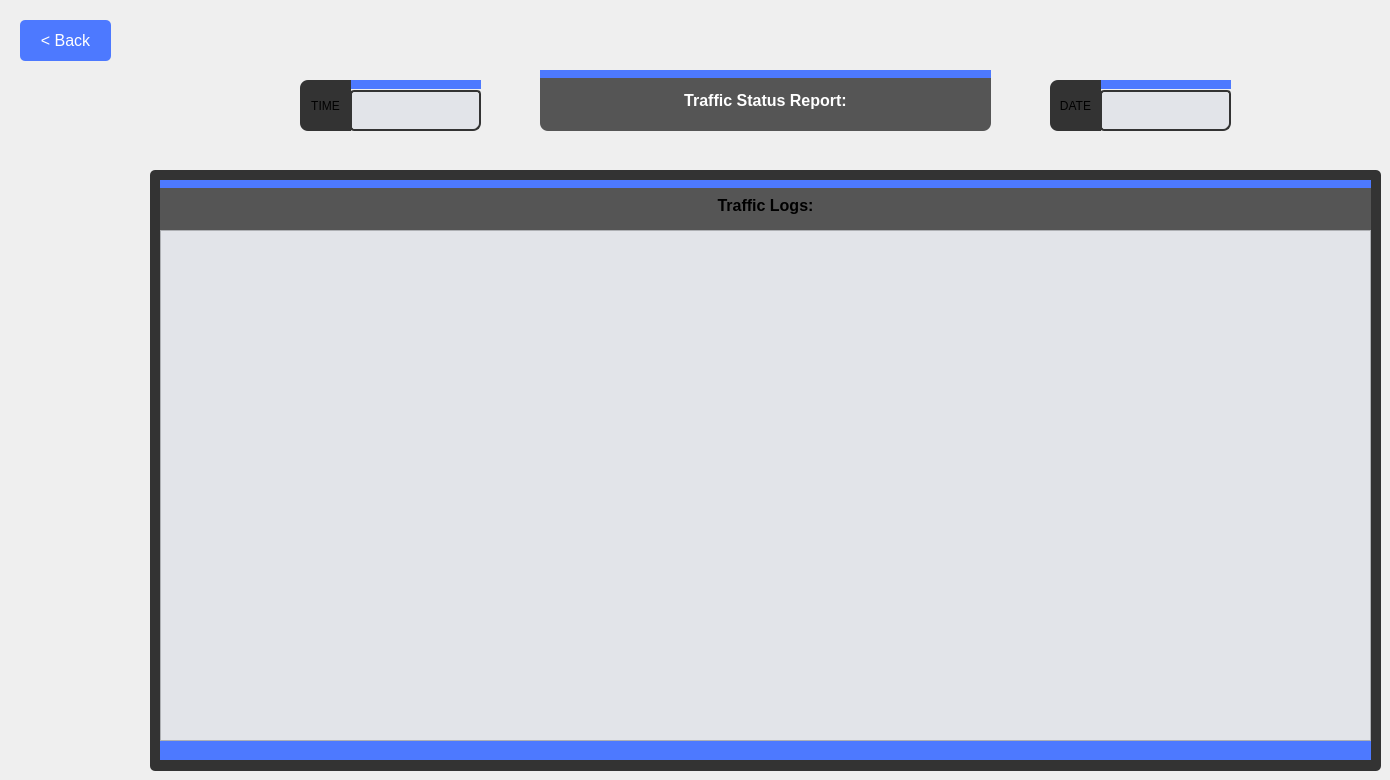
      <widget class="QWidget" name="page_1">
       <widget class="QPushButton" name="toMain">
        <property name="enabled">
         <bool>true</bool>
        </property>
        <property name="geometry">
         <rect>
          <x>20</x>
          <y>20</y>
          <width>91</width>
          <height>41</height>
         </rect>
        </property>
        <property name="font">
         <font>
          <pointsize>-1</pointsize>
         </font>
        </property>
        <property name="mouseTracking">
         <bool>true</bool>
        </property>
        <property name="autoFillBackground">
         <bool>false</bool>
        </property>
        <property name="styleSheet">
         <string notr="true">background-color: #4d79ff;
font-size: 16px;
color: white;
border-radius: 5px;</string>
        </property>
        <property name="text">
         <string>&lt; Back</string>
        </property>
       </widget>
       <widget class="QLabel" name="time">
        <property name="geometry">
         <rect>
          <x>350</x>
          <y>90</y>
          <width>131</width>
          <height>41</height>
         </rect>
        </property>
        <property name="font">
         <font>
          <pointsize>12</pointsize>
         </font>
        </property>
        <property name="styleSheet">
         <string notr="true">background-color: #e2e4e9;
color: black;
border-radius: 4px;
border: 2px solid #333;
border-bottom-right-radius: 8px;</string>
        </property>
        <property name="text">
         <string/>
        </property>
        <property name="alignment">
         <set>Qt::AlignCenter</set>
        </property>
       </widget>
       <widget class="QLabel" name="timePic">
        <property name="geometry">
         <rect>
          <x>300</x>
          <y>80</y>
          <width>51</width>
          <height>51</height>
         </rect>
        </property>
        <property name="styleSheet">
         <string notr="true">background-color: #333;
border-top-left-radius: 8px;
border-bottom-left-radius: 8px;</string>
        </property>
        <property name="text">
         <string>TIME</string>
        </property>
        <property name="alignment">
         <set>Qt::AlignCenter</set>
        </property>
       </widget>
       <widget class="QLabel" name="date">
        <property name="geometry">
         <rect>
          <x>1100</x>
          <y>90</y>
          <width>131</width>
          <height>41</height>
         </rect>
        </property>
        <property name="font">
         <font>
          <pointsize>12</pointsize>
         </font>
        </property>
        <property name="styleSheet">
         <string notr="true">background-color: #e2e4e9;
color: black;
border-radius: 4px;
border: 2px solid #333;
border-bottom-right-radius: 8px;</string>
        </property>
        <property name="text">
         <string/>
        </property>
        <property name="alignment">
         <set>Qt::AlignCenter</set>
        </property>
       </widget>
       <widget class="QLabel" name="datePic">
        <property name="geometry">
         <rect>
          <x>1050</x>
          <y>80</y>
          <width>51</width>
          <height>51</height>
         </rect>
        </property>
        <property name="font">
         <font>
          <weight>50</weight>
          <bold>false</bold>
         </font>
        </property>
        <property name="styleSheet">
         <string notr="true">background-color: #333;
border-top-left-radius: 8px;
border-bottom-left-radius: 8px;</string>
        </property>
        <property name="text">
         <string>DATE</string>
        </property>
        <property name="alignment">
         <set>Qt::AlignCenter</set>
        </property>
       </widget>
       <widget class="QLabel" name="date_2">
        <property name="geometry">
         <rect>
          <x>1100</x>
          <y>80</y>
          <width>131</width>
          <height>9</height>
         </rect>
        </property>
        <property name="font">
         <font>
          <pointsize>12</pointsize>
         </font>
        </property>
        <property name="styleSheet">
         <string notr="true">background-color: #4d79ff;</string>
        </property>
        <property name="text">
         <string/>
        </property>
       </widget>
       <widget class="QLabel" name="date_3">
        <property name="geometry">
         <rect>
          <x>350</x>
          <y>80</y>
          <width>131</width>
          <height>9</height>
         </rect>
        </property>
        <property name="font">
         <font>
          <pointsize>12</pointsize>
         </font>
        </property>
        <property name="styleSheet">
         <string notr="true">background-color: #4d79ff;</string>
        </property>
        <property name="text">
         <string/>
        </property>
       </widget>
       <widget class="QLabel" name="date_4">
        <property name="geometry">
         <rect>
          <x>540</x>
          <y>70</y>
          <width>451</width>
          <height>61</height>
         </rect>
        </property>
        <property name="font">
         <font>
          <pointsize>12</pointsize>
         </font>
        </property>
        <property name="styleSheet">
         <string notr="true">background-color: #555;
border-bottom-right-radius: 8px;
border-bottom-left-radius: 8px;</string>
        </property>
        <property name="text">
         <string>&lt;html&gt;&lt;head/&gt;&lt;body&gt;&lt;p align=&quot;center&quot;&gt;&lt;span style=&quot; font-weight:600; color:#ffffff;&quot;&gt;Traffic Status Report:&lt;/span&gt;&lt;/p&gt;&lt;/body&gt;&lt;/html&gt;</string>
        </property>
       </widget>
       <widget class="QLabel" name="date_5">
        <property name="geometry">
         <rect>
          <x>540</x>
          <y>70</y>
          <width>451</width>
          <height>8</height>
         </rect>
        </property>
        <property name="font">
         <font>
          <pointsize>12</pointsize>
         </font>
        </property>
        <property name="styleSheet">
         <string notr="true">background-color: #4d79ff;</string>
        </property>
        <property name="text">
         <string/>
        </property>
       </widget>
       <widget class="QLabel" name="dataLable2">
        <property name="geometry">
         <rect>
          <x>160</x>
          <y>740</y>
          <width>1211</width>
          <height>20</height>
         </rect>
        </property>
        <property name="font">
         <font>
          <pointsize>12</pointsize>
         </font>
        </property>
        <property name="styleSheet">
         <string notr="true">background-color: #4d79ff;</string>
        </property>
        <property name="text">
         <string/>
        </property>
       </widget>
       <widget class="QLabel" name="date_8">
        <property name="geometry">
         <rect>
          <x>160</x>
          <y>180</y>
          <width>1211</width>
          <height>51</height>
         </rect>
        </property>
        <property name="font">
         <font>
          <pointsize>12</pointsize>
         </font>
        </property>
        <property name="styleSheet">
         <string notr="true">background-color: #555;</string>
        </property>
        <property name="text">
         <string>&lt;html&gt;&lt;head/&gt;&lt;body&gt;&lt;p align=&quot;center&quot;&gt;&lt;span style=&quot; font-weight:600;&quot;&gt;Traffic Logs:&lt;/span&gt;&lt;/p&gt;&lt;/body&gt;&lt;/html&gt;</string>
        </property>
       </widget>
       <widget class="QLabel" name="dataLabel1">
        <property name="geometry">
         <rect>
          <x>160</x>
          <y>180</y>
          <width>1211</width>
          <height>8</height>
         </rect>
        </property>
        <property name="font">
         <font>
          <pointsize>12</pointsize>
         </font>
        </property>
        <property name="styleSheet">
         <string notr="true">background-color: #4d79ff;</string>
        </property>
        <property name="text">
         <string/>
        </property>
       </widget>
       <widget class="QLabel" name="label3_emp_12">
        <property name="geometry">
         <rect>
          <x>150</x>
          <y>170</y>
          <width>1231</width>
          <height>601</height>
         </rect>
        </property>
        <property name="styleSheet">
         <string notr="true">background-color: #333;
border-radius: 5px;</string>
        </property>
        <property name="text">
         <string>&lt;html&gt;&lt;head/&gt;&lt;body&gt;&lt;p align=&quot;center&quot;&gt;&lt;br/&gt;&lt;/p&gt;&lt;/body&gt;&lt;/html&gt;</string>
        </property>
       </widget>
       <widget class="QTableView" name="tableView">
        <property name="geometry">
         <rect>
          <x>160</x>
          <y>230</y>
          <width>1211</width>
          <height>511</height>
         </rect>
        </property>
        <property name="font">
         <font>
          <pointsize>11</pointsize>
         </font>
        </property>
        <property name="styleSheet">
         <string notr="true">background-color: #e2e4e9;
color: black;</string>
        </property>
       </widget>
       <zorder>label3_emp_12</zorder>
       <zorder>time</zorder>
       <zorder>toMain</zorder>
       <zorder>date_2</zorder>
       <zorder>date</zorder>
       <zorder>date_3</zorder>
       <zorder>timePic</zorder>
       <zorder>datePic</zorder>
       <zorder>date_4</zorder>
       <zorder>date_5</zorder>
       <zorder>dataLable2</zorder>
       <zorder>date_8</zorder>
       <zorder>dataLabel1</zorder>
       <zorder>tableView</zorder>
      </widget>
